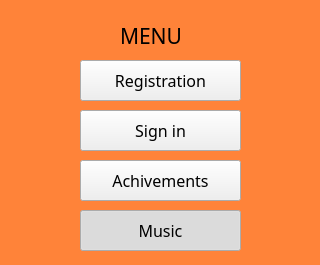
<?xml version="1.0" encoding="UTF-8"?>
<ui version="4.0">
 <class>main_menu</class>
 <widget class="QWidget" name="main_menu">
  <property name="geometry">
   <rect>
    <x>0</x>
    <y>0</y>
    <width>320</width>
    <height>265</height>
   </rect>
  </property>
  <property name="minimumSize">
   <size>
    <width>320</width>
    <height>0</height>
   </size>
  </property>
  <property name="maximumSize">
   <size>
    <width>320</width>
    <height>16777215</height>
   </size>
  </property>
  <property name="styleSheet">
   <string notr="true">background-color: rgb(255, 131, 57);
</string>
  </property>
  <widget class="QLabel" name="label">
   <property name="geometry">
    <rect>
     <x>120</x>
     <y>20</y>
     <width>81</width>
     <height>31</height>
    </rect>
   </property>
   <property name="font">
    <font>
     <family>Arial Rounded MT Bold</family>
     <pointsize>16</pointsize>
    </font>
   </property>
   <property name="text">
    <string>MENU</string>
   </property>
  </widget>
  <widget class="QPushButton" name="reg_b">
   <property name="geometry">
    <rect>
     <x>80</x>
     <y>60</y>
     <width>161</width>
     <height>41</height>
    </rect>
   </property>
   <property name="font">
    <font>
     <family>Arial Rounded MT Bold</family>
     <pointsize>12</pointsize>
    </font>
   </property>
   <property name="styleSheet">
    <string notr="true">background-color: rgb(239, 239, 239);</string>
   </property>
   <property name="text">
    <string>Registration</string>
   </property>
  </widget>
  <widget class="QPushButton" name="sign_b">
   <property name="geometry">
    <rect>
     <x>80</x>
     <y>110</y>
     <width>161</width>
     <height>41</height>
    </rect>
   </property>
   <property name="font">
    <font>
     <family>Arial Rounded MT Bold</family>
     <pointsize>12</pointsize>
    </font>
   </property>
   <property name="styleSheet">
    <string notr="true">background-color: rgb(239, 239, 239);</string>
   </property>
   <property name="text">
    <string>Sign in</string>
   </property>
  </widget>
  <widget class="QPushButton" name="achiv">
   <property name="geometry">
    <rect>
     <x>80</x>
     <y>160</y>
     <width>161</width>
     <height>41</height>
    </rect>
   </property>
   <property name="font">
    <font>
     <family>Arial Rounded MT Bold</family>
     <pointsize>12</pointsize>
    </font>
   </property>
   <property name="styleSheet">
    <string notr="true">background-color: rgb(239, 239, 239);</string>
   </property>
   <property name="text">
    <string>Achivements</string>
   </property>
  </widget>
  <widget class="QPushButton" name="music">
   <property name="geometry">
    <rect>
     <x>80</x>
     <y>210</y>
     <width>161</width>
     <height>41</height>
    </rect>
   </property>
   <property name="maximumSize">
    <size>
     <width>161</width>
     <height>41</height>
    </size>
   </property>
   <property name="font">
    <font>
     <family>Arial Rounded MT Bold</family>
     <pointsize>12</pointsize>
    </font>
   </property>
   <property name="styleSheet">
    <string notr="true">background-color: rgb(239, 239, 239);</string>
   </property>
   <property name="text">
    <string>Music</string>
   </property>
   <property name="checkable">
    <bool>true</bool>
   </property>
   <property name="checked">
    <bool>true</bool>
   </property>
   <property name="autoDefault">
    <bool>false</bool>
   </property>
  </widget>
 </widget>
 <resources/>
 <connections/>
</ui>
